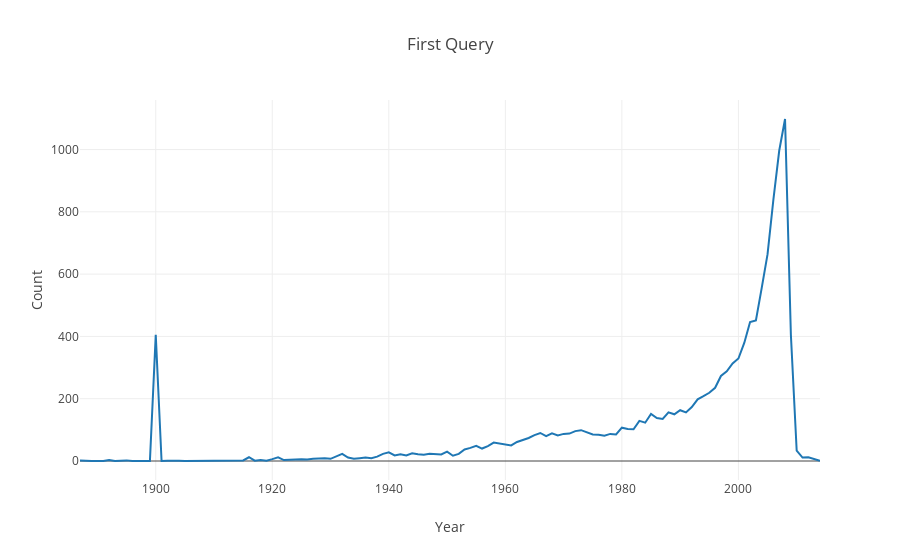

Source (notebook cell):
### Code cell
#First Query No of Movies per year

nodeType="Movie"
nodeA1="m.title"
nodeA2="m.releaseDate"
query1="Match(m:"+nodeType+")return "+nodeA1+","+nodeA2

#intiate session to run the query
with driver.session() as graphDB_Session:
        nodes = graphDB_Session.run(query1)

#nodeA1A2 -> list of [Movie name, year of release]       
nodeA1A2=[]

#in the movies data base there is a mistake in the date of release for Rodan movie
#filling nodeA1A2 list
for node in nodes:
    if(type(node[nodeA2])==str):
        hellNo=datetime.datetime.fromtimestamp(int(node[nodeA2])/1000).year
        if(node[nodeA1]=='Rodan'):
            nodeA1A2.append([node[nodeA1],1956])
        else:
            nodeA1A2.append([node[nodeA1],hellNo])
            
#Sort the list according to year of release          
nodeA1A2.sort(key=lambda x: x[1])

#x-> x Axis data, y->Y Axis data
x=[]
y=[]
i=nodeA1A2[0][1]
j=0

#filling x and y lists with count in y and year in x
while(i<=nodeA1A2[len(nodeA1A2)-1][1]):
    count=0
    while(j<len(nodeA1A2)and i==nodeA1A2[j][1]):
        count+=1
        j+=1
    x.append(i)
    y.append(count)
    i+=1

#The Layout of the plot
layout=go.Layout(
    title="First Query",
    yaxis=dict(title='Count'),
    xaxis=dict(title='Year'))



#Type of the graph "Line"

trace1=go.Scatter(
    x=x,
    y=y,
    mode='lines'

)

#Create the figure with the layout and the data of x axis and y axis
fig=go.Figure(data=[trace1],layout=layout)
py.offline.iplot(fig)

### Figure 1 — Plotly figure (JSON) as saved in the notebook; plotly's stock layout.template omitted (floating-point values rounded to 4 significant figures)
{"data": [{"mode": "lines", "type": "scatter", "uid": "89b2acd1-8960-4e26-90a8-387aaa704a3d", "x": [1887, 1888, 1889, 1890, 1891, 1892, 1893, 1894, 1895, 1896, 1897, 1898, 1899, 1900, 1901, 1902, 1903, 1904, 1905, 1906, 1907, 1908, 1909, 1910, 1911, 1912, 1913, 1914, 1915, 1916, 1917, 1918, 1919, 1920, 1921, 1922, 1923, 1924, 1925, 1926, 1927, 1928, 1929, 1930, 1931, 1932, 1933, 1934, 1935, 1936, 1937, 1938, 1939, 1940, 1941, 1942, 1943, 1944, 1945, 1946, 1947, 1948, 1949, 1950, 1951, 1952, 1953, 1954, 1955, 1956, 1957, 1958, 1959, 1960, 1961, 1962, 1963, 1964, 1965, 1966, 1967, 1968, 1969, 1970, 1971, 1972, 1973, 1974, 1975, 1976, 1977, 1978, 1979, 1980, 1981, 1982, 1983, 1984, 1985, 1986, 1987, 1988, 1989, 1990, 1991, 1992, 1993, 1994, 1995, 1996, 1997, 1998, 1999, 2000, 2001, 2002, 2003, 2004, 2005, 2006, 2007, 2008, 2009, 2010, 2011, 2012, 2013, 2014], "y": [2, 0, 0, 0, 0, 3, 0, 1, 2, 0, 0, 0, 0, 405, 0, 1, 2, 1, 0, 0, 0, 1, 0, 1, 0, 0, 1, 2, 2, 12, 1, 3, 1, 6, 12, 3, 3, 5, 6, 5, 7, 8, 9, 7, 16, 23, 11, 7, 9, 11, 9, 14, 23, 28, 18, 22, 18, 25, 22, 20, 23, 22, 21, 30, 17, 23, 37, 42, 49, 40, 48, 59, 56, 52, 50, 61, 67, 74, 83, 90, 80, 89, 82, 87, 88, 96, 99, 91, 85, 84, 81, 87, 85, 107, 103, 102, 129, 123, 151, 138, 135, 156, 150, 163, 156, 173, 198, 208, 219, 235, 273, 288, 313, 329, 379, 446, 451, 556, 664, 839, 996, 1098, 406, 33, 11, 12, 6, 1]}], "layout": {"title": {"text": "First Query"}, "xaxis": {"title": {"text": "Year"}}, "yaxis": {"title": {"text": "Count"}}}}
